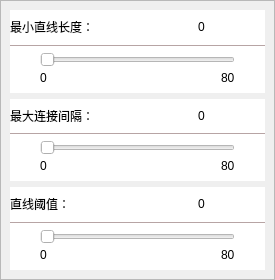
<?xml version="1.0" encoding="UTF-8"?>
<ui version="4.0">
 <class>HoughLineSetting</class>
 <widget class="QWidget" name="HoughLineSetting">
  <property name="geometry">
   <rect>
    <x>0</x>
    <y>0</y>
    <width>275</width>
    <height>280</height>
   </rect>
  </property>
  <property name="windowTitle">
   <string>Form</string>
  </property>
  <layout class="QVBoxLayout" name="verticalLayout">
   <property name="spacing">
    <number>0</number>
   </property>
   <property name="leftMargin">
    <number>0</number>
   </property>
   <property name="topMargin">
    <number>0</number>
   </property>
   <property name="rightMargin">
    <number>0</number>
   </property>
   <property name="bottomMargin">
    <number>0</number>
   </property>
   <item>
    <widget class="QScrollArea" name="scrollArea_2">
     <property name="widgetResizable">
      <bool>true</bool>
     </property>
     <widget class="QWidget" name="scrollAreaWidgetContents_2">
      <property name="geometry">
       <rect>
        <x>0</x>
        <y>0</y>
        <width>273</width>
        <height>278</height>
       </rect>
      </property>
      <layout class="QVBoxLayout" name="verticalLayout_25">
       <item>
        <widget class="QWidget" name="widget_2" native="true">
         <property name="styleSheet">
          <string notr="true">background-color: rgb(255, 255, 255);</string>
         </property>
         <layout class="QVBoxLayout" name="verticalLayout_13">
          <property name="spacing">
           <number>1</number>
          </property>
          <property name="leftMargin">
           <number>0</number>
          </property>
          <property name="topMargin">
           <number>0</number>
          </property>
          <property name="rightMargin">
           <number>0</number>
          </property>
          <property name="bottomMargin">
           <number>0</number>
          </property>
          <item>
           <layout class="QHBoxLayout" name="horizontalLayout_19">
            <item>
             <widget class="QLabel" name="label_47">
              <property name="text">
               <string>最小直线长度：</string>
              </property>
             </widget>
            </item>
            <item>
             <widget class="QLabel" name="label_MinLength">
              <property name="text">
               <string>0</string>
              </property>
              <property name="alignment">
               <set>Qt::AlignCenter</set>
              </property>
             </widget>
            </item>
           </layout>
          </item>
          <item>
           <widget class="QLabel" name="label_49">
            <property name="minimumSize">
             <size>
              <width>0</width>
              <height>1</height>
             </size>
            </property>
            <property name="maximumSize">
             <size>
              <width>16777215</width>
              <height>1</height>
             </size>
            </property>
            <property name="styleSheet">
             <string notr="true">background-color: rgb(183, 164, 164);</string>
            </property>
            <property name="text">
             <string/>
            </property>
           </widget>
          </item>
          <item>
           <layout class="QVBoxLayout" name="verticalLayout_20">
            <property name="leftMargin">
             <number>30</number>
            </property>
            <property name="topMargin">
             <number>5</number>
            </property>
            <property name="rightMargin">
             <number>30</number>
            </property>
            <property name="bottomMargin">
             <number>5</number>
            </property>
            <item>
             <widget class="QSlider" name="Slider_MinLength">
              <property name="orientation">
               <enum>Qt::Horizontal</enum>
              </property>
             </widget>
            </item>
            <item>
             <layout class="QHBoxLayout" name="horizontalLayout_20">
              <item>
               <widget class="QLabel" name="label_50">
                <property name="text">
                 <string>0</string>
                </property>
               </widget>
              </item>
              <item>
               <spacer name="horizontalSpacer_10">
                <property name="orientation">
                 <enum>Qt::Horizontal</enum>
                </property>
                <property name="sizeHint" stdset="0">
                 <size>
                  <width>40</width>
                  <height>20</height>
                 </size>
                </property>
               </spacer>
              </item>
              <item>
               <widget class="QLabel" name="label_51">
                <property name="text">
                 <string>80</string>
                </property>
               </widget>
              </item>
             </layout>
            </item>
           </layout>
          </item>
         </layout>
        </widget>
       </item>
       <item>
        <widget class="QWidget" name="widget_3" native="true">
         <property name="styleSheet">
          <string notr="true">background-color: rgb(255, 255, 255);</string>
         </property>
         <layout class="QVBoxLayout" name="verticalLayout_21">
          <property name="spacing">
           <number>1</number>
          </property>
          <property name="leftMargin">
           <number>0</number>
          </property>
          <property name="topMargin">
           <number>0</number>
          </property>
          <property name="rightMargin">
           <number>0</number>
          </property>
          <property name="bottomMargin">
           <number>0</number>
          </property>
          <item>
           <layout class="QHBoxLayout" name="horizontalLayout_21">
            <item>
             <widget class="QLabel" name="label_52">
              <property name="text">
               <string>最大连接间隔：</string>
              </property>
             </widget>
            </item>
            <item>
             <widget class="QLabel" name="label_MaxGap">
              <property name="text">
               <string>0</string>
              </property>
              <property name="alignment">
               <set>Qt::AlignCenter</set>
              </property>
             </widget>
            </item>
           </layout>
          </item>
          <item>
           <widget class="QLabel" name="label_54">
            <property name="minimumSize">
             <size>
              <width>0</width>
              <height>1</height>
             </size>
            </property>
            <property name="maximumSize">
             <size>
              <width>16777215</width>
              <height>1</height>
             </size>
            </property>
            <property name="styleSheet">
             <string notr="true">background-color: rgb(183, 164, 164);</string>
            </property>
            <property name="text">
             <string/>
            </property>
           </widget>
          </item>
          <item>
           <layout class="QVBoxLayout" name="verticalLayout_22">
            <property name="leftMargin">
             <number>30</number>
            </property>
            <property name="topMargin">
             <number>5</number>
            </property>
            <property name="rightMargin">
             <number>30</number>
            </property>
            <property name="bottomMargin">
             <number>5</number>
            </property>
            <item>
             <widget class="QSlider" name="Slider_MaxGap">
              <property name="orientation">
               <enum>Qt::Horizontal</enum>
              </property>
             </widget>
            </item>
            <item>
             <layout class="QHBoxLayout" name="horizontalLayout_22">
              <item>
               <widget class="QLabel" name="label_55">
                <property name="text">
                 <string>0</string>
                </property>
               </widget>
              </item>
              <item>
               <spacer name="horizontalSpacer_11">
                <property name="orientation">
                 <enum>Qt::Horizontal</enum>
                </property>
                <property name="sizeHint" stdset="0">
                 <size>
                  <width>40</width>
                  <height>20</height>
                 </size>
                </property>
               </spacer>
              </item>
              <item>
               <widget class="QLabel" name="label_56">
                <property name="text">
                 <string>80</string>
                </property>
               </widget>
              </item>
             </layout>
            </item>
           </layout>
          </item>
         </layout>
        </widget>
       </item>
       <item>
        <widget class="QWidget" name="widget_4" native="true">
         <property name="styleSheet">
          <string notr="true">background-color: rgb(255, 255, 255);</string>
         </property>
         <layout class="QVBoxLayout" name="verticalLayout_23">
          <property name="spacing">
           <number>1</number>
          </property>
          <property name="leftMargin">
           <number>0</number>
          </property>
          <property name="topMargin">
           <number>0</number>
          </property>
          <property name="rightMargin">
           <number>0</number>
          </property>
          <property name="bottomMargin">
           <number>0</number>
          </property>
          <item>
           <layout class="QHBoxLayout" name="horizontalLayout_23">
            <item>
             <widget class="QLabel" name="label_57">
              <property name="text">
               <string>直线阈值：</string>
              </property>
             </widget>
            </item>
            <item>
             <widget class="QLabel" name="label_MinVote">
              <property name="text">
               <string>0</string>
              </property>
              <property name="alignment">
               <set>Qt::AlignCenter</set>
              </property>
             </widget>
            </item>
           </layout>
          </item>
          <item>
           <widget class="QLabel" name="label_59">
            <property name="minimumSize">
             <size>
              <width>0</width>
              <height>1</height>
             </size>
            </property>
            <property name="maximumSize">
             <size>
              <width>16777215</width>
              <height>1</height>
             </size>
            </property>
            <property name="styleSheet">
             <string notr="true">background-color: rgb(183, 164, 164);</string>
            </property>
            <property name="text">
             <string/>
            </property>
           </widget>
          </item>
          <item>
           <layout class="QVBoxLayout" name="verticalLayout_24">
            <property name="leftMargin">
             <number>30</number>
            </property>
            <property name="topMargin">
             <number>5</number>
            </property>
            <property name="rightMargin">
             <number>30</number>
            </property>
            <property name="bottomMargin">
             <number>5</number>
            </property>
            <item>
             <widget class="QSlider" name="Slider_MinVote">
              <property name="orientation">
               <enum>Qt::Horizontal</enum>
              </property>
             </widget>
            </item>
            <item>
             <layout class="QHBoxLayout" name="horizontalLayout_24">
              <item>
               <widget class="QLabel" name="label_60">
                <property name="text">
                 <string>0</string>
                </property>
               </widget>
              </item>
              <item>
               <spacer name="horizontalSpacer_12">
                <property name="orientation">
                 <enum>Qt::Horizontal</enum>
                </property>
                <property name="sizeHint" stdset="0">
                 <size>
                  <width>40</width>
                  <height>20</height>
                 </size>
                </property>
               </spacer>
              </item>
              <item>
               <widget class="QLabel" name="label_61">
                <property name="text">
                 <string>80</string>
                </property>
               </widget>
              </item>
             </layout>
            </item>
           </layout>
          </item>
         </layout>
        </widget>
       </item>
      </layout>
     </widget>
    </widget>
   </item>
  </layout>
 </widget>
 <resources/>
 <connections/>
</ui>
